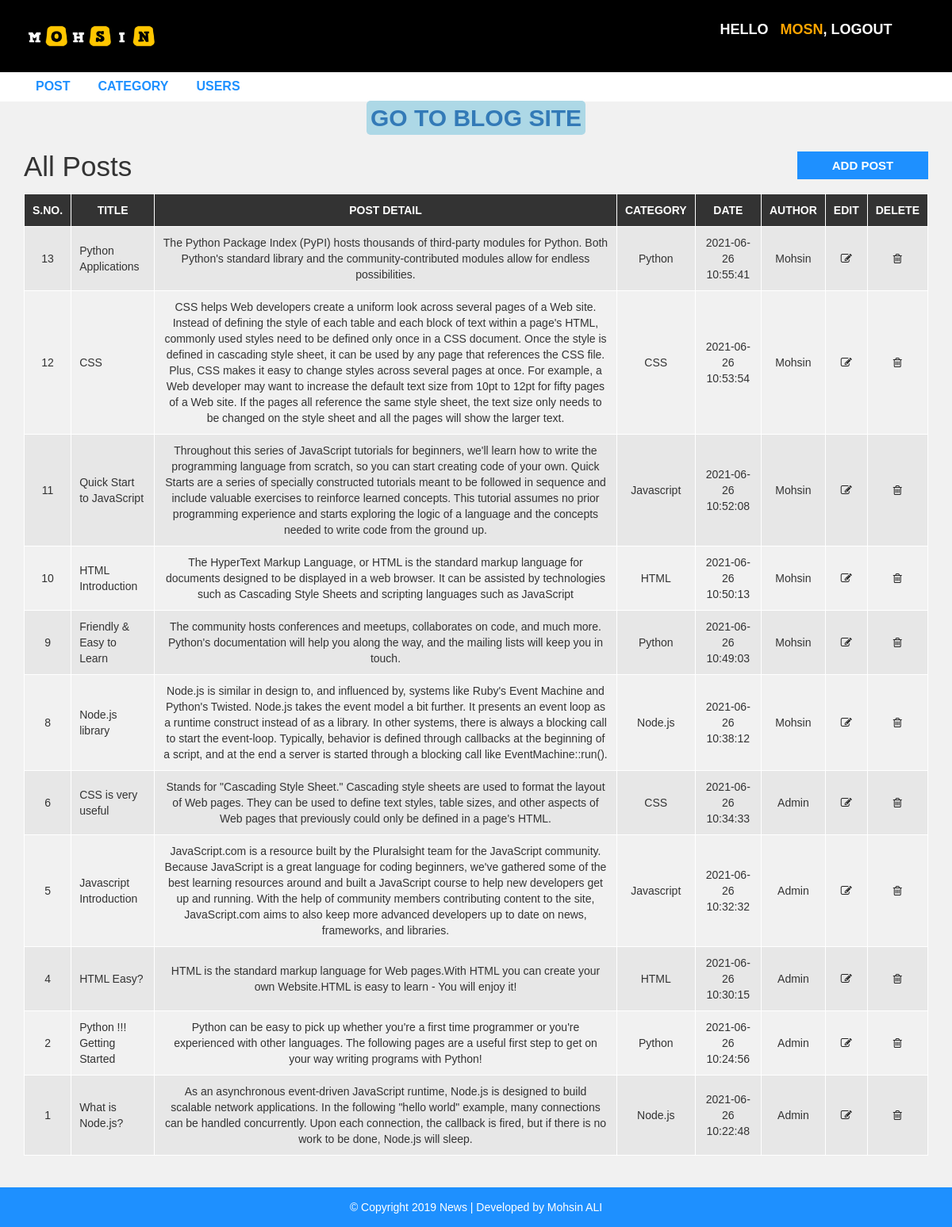
The page /admin/post.php (signed in) on the database its author committed.
### tables this page shows
CREATE TABLE `post` (
  `id` int(11) NOT NULL,
  `ptitle` varchar(500) NOT NULL,
  `pdetail` text NOT NULL,
  `p_date` timestamp NOT NULL DEFAULT CURRENT_TIMESTAMP,
  `aurhor` varchar(100) NOT NULL,
  `category` varchar(50) NOT NULL,
  `ppic` text NOT NULL
);

CREATE TABLE `category` (
  `cid` int(11) NOT NULL,
  `ctype` varchar(50) NOT NULL,
  `post` int(11) NOT NULL
);

CREATE TABLE `users` (
  `uid` int(11) NOT NULL,
  `uname` varchar(100) NOT NULL,
  `password` text NOT NULL,
  `name` varchar(100) NOT NULL,
  `role` int(11) NOT NULL
);

### admin/post.php (the view)
<?php include "header.php"; ?>
  <div id="admin-content">
      <div class="container">
          <div class="row">
              <div class="col-md-10">
                  <h1 class="admin-heading">All Posts</h1>
              </div>
              <div class="col-md-2">
                  <a class="add-new" href="add-post.php">add post</a>
              </div>
              <div class="col-md-12">
                  <table class="content-table">
                      <thead>
                          <th>S.No.</th>
                          <th>Title</th>
                          <th>Post Detail</th>
                          <th>Category</th>
                          <th>Date</th>
                          <th>Author</th>
                          <th>Edit</th>
                          <th>Delete</th>
                      </thead>
                      <tbody>
                        <?php
                        require "../dp.php";
                        if($_SESSION['role'] == '1'){
                          $sql = "SELECT * FROM post
                          LEFT JOIN category ON post.category = category.cid
                          LEFT JOIN users ON post.aurhor = users.uid ORDER BY post.id DESC";
                        }elseif($_SESSION['role'] == '0'){
                          $sql = "SELECT * FROM post
                          LEFT JOIN category ON post.category = category.cid
                          LEFT JOIN users ON post.aurhor = users.uid
                          WHERE post.aurhor = {$_SESSION['id']}
                          ORDER BY post.id DESC";
                        }
                        $result = mysqli_query($con, $sql);
                        while($row = mysqli_fetch_assoc($result)){
                          ?>
                          <tr>
                              <td class='id'><?=$row['id']?></td>
                              <td><?=$row['ptitle']?></td>
                              <td><?=$row['pdetail']?></td>
                              <td><?=$row['ctype']?></td>
                              <td><?=$row['p_date']?></td>
                              <td><?=$row['name']?></td>
                              <td class='edit'><a href='update-post.php?id=<?=$row["id"]?>'><i class='fa fa-edit'></i></a></td>
                              <td class='delete'><a href='delete-post.php?id=<?=$row["id"]?>&catid=<?=$row['cid']?>'><i class='fa fa-trash-o'></i></a></td>
                          </tr>
                        <?php } ?>
                      </tbody>
                  </table>
              </div>
          </div>
      </div>
  </div>
<?php include "footer.php"; ?>

### admin/header.php (shortened to what this page needs)
<!DOCTYPE html>
<html lang="en">
    <head>
        <link rel="stylesheet" href="../css/bootstrap.min.css" />
        <link rel="stylesheet" href="../css/font-awesome.css">
        <link rel="stylesheet" href="../css/style.css">
    </head>
    <body>
        <div id="header-admin" style="background:black;">
            <div class="container">
                <div class="row">
                    <div class="col-md-2">
                        <a href="post.php"><img class="logo" src="images/mosn.png"></a>
                    </div>
                    <div class="col-md-offset-7  col-md-3">
                        <a href="logout.php" class="admin-logout" >Hello <b style="color:orange;font-weight: 700; margin-left: 10px;"><?php echo $_SESSION['uname'] ?></b>, logout</a>
                    </div>
                </div>
            </div>
        </div>
        <div id="admin-menubar">
            <div class="container">
                <div class="row">
                    <div class="col-md-12">
                       <ul class="admin-menu">
                            <li>
                                <a href="post.php">Post</a>
                            </li>
                            <?php
                            if($_SESSION['role'] == '1'){ ?>
                            <li>
                                <a href="category.php">Category</a>
                            </li>
                            <li>
                                <a href="users.php">Users</a>
                            </li>
                        <?php }?>
                        </ul>
                    </div>
                </div>
            </div>
        </div>
        <div class="text-center">
            <a  style="font-weight: 700; font-size: 30px;background:lightblue;border-radius: 5px;padding: 5px;"href="../index.php">GO TO BLOG SITE</a>
        </div>

### admin/footer.php
<div id ="footer">
    <div class="container">
        <div class="row">
            <div class="col-md-12">
                <span>© Copyright 2019 News | Developed by Mohsin ALI</span>
            </div>
        </div>
    </div>
</div>
</body>
</html>

### css/style.css (style rules this page uses)
body { background: #f1f1f1; font-family: sans-serif,arial,Helvetica; }
a, a:hover, a:focus { text-decoration: none; outline: none; }
ul { margin:0; padding:0; list-style:none; }
img.logo { width: 100%; height: auto; display: block; }
#header-admin { background-color: black; padding: 15px 0; }
#header-admin .admin-logout { margin: 10px 0; color: #fff; font-size: 18px; font-weight: 600; text-transform: uppercase; display: inline-block; }
#admin-menubar { background-color: #fff; }
#admin-menubar .admin-menu { font-size: 0; }
#admin-menubar .admin-menu li { display: inline-block; margin: 0 5px 0 0; }
#admin-menubar .admin-menu li a { color: #1E90FF; font-size: 16px; font-weight: 600; text-transform: uppercase; padding: 7px 15px; display: block; transition: all 0.3s; }
#admin-content { padding: 20px 0; min-height: 750px; }
#admin-content .admin-heading { font-size: 35px; margin: 0 0 15px; }
#admin-content .add-new { color: #fff; background-color: #1E90FF; font-size: 15px; font-weight: 600; text-align: center; text-transform: uppercase; padding: 7px 10px; display: block; transition: all 0.3s; }
#admin-content .content-table { border: 1px solid #000; width: 100%; margin: 0 0 20px; }
#admin-content .content-table thead { color: #fff; background-color: #333; }
#admin-content .content-table th { padding: 10px; border: 1px solid #fff; font-weight: 600; text-align: center; text-transform: uppercase; }
#admin-content .content-table tbody { color: #333; }
#admin-content .content-table tbody tr { background-color: #e7e7e7; }
#admin-content .content-table tbody tr:nth-child(even) { background-color: transparent; }
#admin-content .content-table tbody td { padding: 10px; border: 1px solid #fff; text-align: center; }
#admin-content .content-table tbody td:nth-child(2) { text-align: left; }
.id, .edit, .delete { text-align:center; }
i.fa { color:#222; }
#footer { color: #fff; padding:15px 0; text-align:center; background-color:#1e90ff; }

### rows shown on the page
post: id "13", ptitle "Python Applications", pdetail "The Python Package Index (PyPI) hosts thousands of third-party modules for Python. Both Python's standard library and the community-contributed modules allow for endless possibilities.", category.ctype "Python", p_date "2021-06-26 10:55:41", users.name "Mohsin"
post: id "12", ptitle "CSS", pdetail "CSS helps Web developers create a uniform look across several pages of a Web site. Instead of defining the style of each table and each block of text within a page's HTML, commonly used styles need to be defined only once in a CSS document. Once the style is defined in cascading style sheet, it can be used by any page that references the CSS file. Plus, CSS makes it easy to change styles across several pages at once. For example, a Web developer may want to increase the default text size from 10pt to 12pt for fifty pages of a Web site. If the pages all reference the same style sheet, the text size only needs to be changed on the style sheet and all the pages will show the larger text.", category.ctype "CSS", p_date "2021-06-26 10:53:54", users.name "Mohsin"
post: id "11", ptitle "Quick Start to JavaScript", pdetail "Throughout this series of JavaScript tutorials for beginners, we'll learn how to write the programming language from scratch, so you can start creating code of your own. Quick Starts are a series of specially constructed tutorials meant to be followed in sequence and include valuable exercises to reinforce learned concepts. This tutorial assumes no prior programming experience and starts exploring the logic of a language and the concepts needed to write code from the ground up.", category.ctype "Javascript", p_date "2021-06-26 10:52:08", users.name "Mohsin"
post: id "10", ptitle "HTML Introduction", pdetail "The HyperText Markup Language, or HTML is the standard markup language for documents designed to be displayed in a web browser. It can be assisted by technologies such as Cascading Style Sheets and scripting languages such as JavaScript", category.ctype "HTML", p_date "2021-06-26 10:50:13", users.name "Mohsin"
post: id "9", ptitle "Friendly & Easy to Learn", pdetail "The community hosts conferences and meetups, collaborates on code, and much more. Python's documentation will help you along the way, and the mailing lists will keep you in touch.", category.ctype "Python", p_date "2021-06-26 10:49:03", users.name "Mohsin"
post: id "8", ptitle "Node.js library", pdetail "Node.js is similar in design to, and influenced by, systems like Ruby's Event Machine and Python's Twisted. Node.js takes the event model a bit further. It presents an event loop as a runtime construct instead of as a library. In other systems, there is always a blocking call to start the event-loop. Typically, behavior is defined through callbacks at the beginning of a script, and at the end a server is started through a blocking call like EventMachine::run().", category.ctype "Node.js", p_date "2021-06-26 10:38:12", users.name "Mohsin"
post: id "6", ptitle "CSS is very useful", pdetail "Stands for \"Cascading Style Sheet.\" Cascading style sheets are used to format the layout of Web pages. They can be used to define text styles, table sizes, and other aspects of Web pages that previously could only be defined in a page's HTML.", category.ctype "CSS", p_date "2021-06-26 10:34:33", users.name "Admin"
post: id "5", ptitle "Javascript Introduction", pdetail "JavaScript.com is a resource built by the Pluralsight team for the JavaScript community. Because JavaScript is a great language for coding beginners, we've gathered some of the best learning resources around and built a JavaScript course to help new developers get up and running. With the help of community members contributing content to the site, JavaScript.com aims to also keep more advanced developers up to date on news, frameworks, and libraries.", category.ctype "Javascript", p_date "2021-06-26 10:32:32", users.name "Admin"
post: id "4", ptitle "HTML Easy?", pdetail "HTML is the standard markup language for Web pages.With HTML you can create your own Website.HTML is easy to learn - You will enjoy it!", category.ctype "HTML", p_date "2021-06-26 10:30:15", users.name "Admin"
post: id "2", ptitle "Python !!! Getting Started", pdetail "Python can be easy to pick up whether you're a first time programmer or you're experienced with other languages. The following pages are a useful first step to get on your way writing programs with Python!", category.ctype "Python", p_date "2021-06-26 10:24:56", users.name "Admin"
post: id "1", ptitle "What is Node.js?", pdetail "As an asynchronous event-driven JavaScript runtime, Node.js is designed to build scalable network applications. In the following \"hello world\" example, many connections can be handled concurrently. Upon each connection, the callback is fired, but if there is no work to be done, Node.js will sleep.", category.ctype "Node.js", p_date "2021-06-26 10:22:48", users.name "Admin"

### other values the page prints
$_SESSION['uname'] "MOSN"
